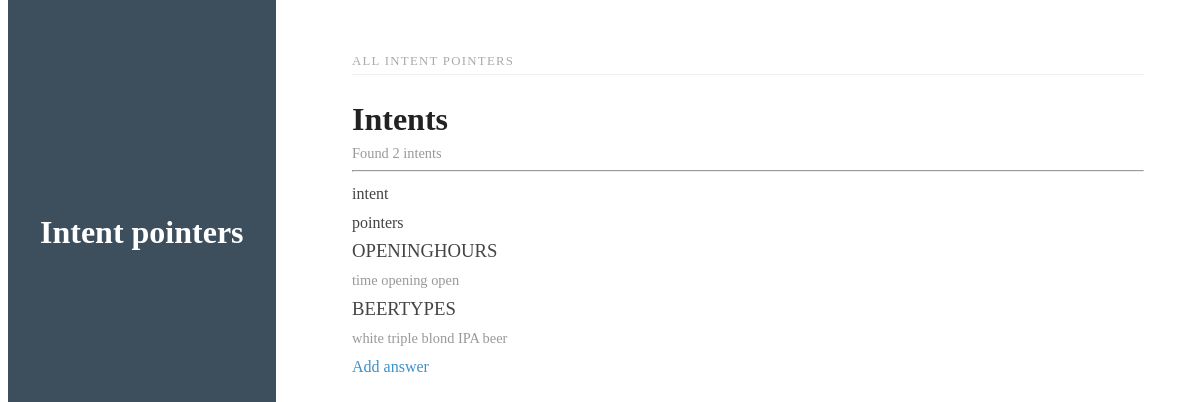
The page /list/ on the database as committed earlier.
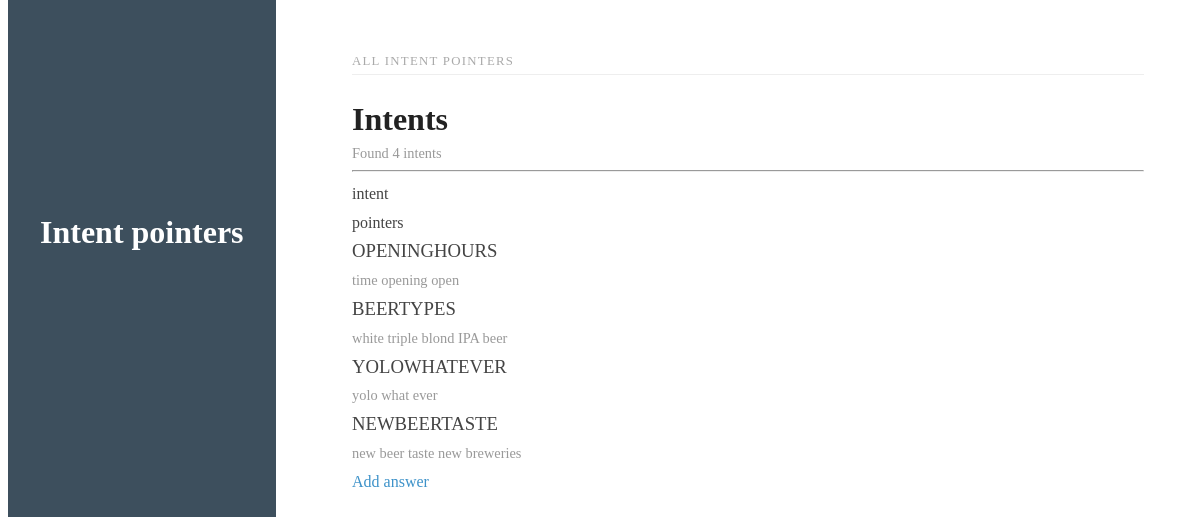
The same page on the database as committed later.
### BotApp/models.py (models this page shows, shortened)
class Intent(models.Model):
    name = models.CharField(max_length=200, null=False)
    answer = models.TextField(null=True, blank=True)

class IntentPointer(models.Model):
    pointer = models.CharField(max_length=200)
    intent = models.ForeignKey(Intent, on_delete=models.CASCADE, null=False)
    def __str__(self):
        return self.pointer

### BotApp/views.py (the view)
# urls.py: path('list/', IntentListView.as_view(), name='intent-list'),
class IntentListView(ListView):
    context_object_name = 'intent_list'
    template_name = 'BotApp/intent_list.html'
    def get_queryset(self):
        return Intent.objects.all()

### BotApp/templates/BotApp/intent_list.html
{% extends 'base.html' %}
{% regroup intent_pointer_list by intent as intent_list %}
{% block content_container %}
    <div class="sidebar pure-u-1 pure-u-md-1-4">
        <div class="header">
            <h1>Intent pointers</h1>
        </div>
    </div>
    <div class="content pure-u-1 pure-u-md-3-4">
        <div>
            <div class="posts">
                <h1 class="content-subhead">
                    All intent pointers
                </h1>
                <section class="post">
                    <header class="post-header">
                        <h2 class="post-title">Intents</h2>
                        <p class="post-meta">
                            Found {{ intent_list|length }} intents
                        </p>
                    </header>
                    <hr>
                    <div class="post-description">
                        <div class="pure-g">
                            <div class="pure-u-1-3">
                                intent
                            </div>
                            <div class="pure-u-2-3">
                                pointers
                            </div>
                            {% for intent in intent_list %}
                                <div class="pure-u-1-3">
                                    <h3 class="brand-title">{{ intent.name }}</h3>
                                </div>
                                <div class="pure-u-2-3">
                                    <p class="post-meta">
                                        {% for intent_pointer in intent.intentpointer_set.all %}
                                            {{ intent_pointer }}
                                        {% endfor %}
                                    </p>
                                </div>
                            {% endfor %}
                        </div>
                        <a class="pure-button pure-button-primary" href="{% url 'intent-create' %}">Add answer</a>
                    </div>
                </section>
            </div>
        </div>
    </div>
{% endblock %}

### templates/base.html (shortened to what this page needs)
{% load static %}
<!doctype html>
<html lang="en">
<head>
    <link rel="stylesheet" href="https://unpkg.com/purecss@2.0.3/build/pure-min.css">
    <link rel="stylesheet" href="https://unpkg.com/purecss@2.0.3/build/grids-responsive-min.css">
    <link rel="stylesheet" href="https://netdna.bootstrapcdn.com/font-awesome/4.0.3/css/font-awesome.css">
    <link rel="stylesheet" href="{% static 'styles.css' %}">
</head>
<body>
<div id="layout" class="pure-g">
    {% block content_container %}{% endblock %}
</div>
</body>
</html>

### static/styles.css (style rules this page uses)
* { -webkit-box-sizing: border-box; -moz-box-sizing: border-box; box-sizing: border-box; }
a { text-decoration: none; color: rgb(61, 146, 201); }
h3 { font-weight: 100; }
#layout { padding: 0; }
.header { text-align: center; top: auto; margin: 3em auto; }
.sidebar { background: rgb(61, 79, 93); color: #fff; }
.brand-title, .brand-tagline { margin: 0; }
.brand-title { text-transform: uppercase; }
.content-subhead { text-transform: uppercase; color: #aaa; border-bottom: 1px solid #eee; padding: 0.4em 0; font-size: 80%; font-weight: 500; letter-spacing: 0.1em; }
.content { padding: 2em 1em 0; }
.post { padding-bottom: 2em; }
.post-title { font-size: 2em; color: #222; margin-bottom: 0.2em; }
.post-description { font-family: Georgia, "Cambria", serif; color: #444; line-height: 1.8em; }
.post-meta { color: #999; font-size: 90%; margin: 0; }
@media (min-width: 48em) { .content { padding: 2em 3em 0; margin-left: 25%; } }
@media (min-width: 48em) { .header { margin: 80% 2em 0; text-align: right; } }
@media (min-width: 48em) { .sidebar { position: fixed; top: 0; bottom: 0; } }

Rows that differ between the two databases and show on the page:
added Intent: name "YOLOWHATEVER"
added IntentPointer: pointer "yolo", shown under "YOLOWHATEVER"
added IntentPointer: pointer "what", shown under "YOLOWHATEVER"
added IntentPointer: pointer "ever", shown under "YOLOWHATEVER"
added Intent: name "NEWBEERTASTE"
added IntentPointer: pointer "new", shown under "NEWBEERTASTE"
added IntentPointer: pointer "beer", shown under "NEWBEERTASTE"
added IntentPointer: pointer "taste", shown under "NEWBEERTASTE"
added IntentPointer: pointer "new", shown under "NEWBEERTASTE"
added IntentPointer: pointer "breweries", shown under "NEWBEERTASTE"
Other text that changed with them:
{{ intent_list|length }}: "2" → "4"
